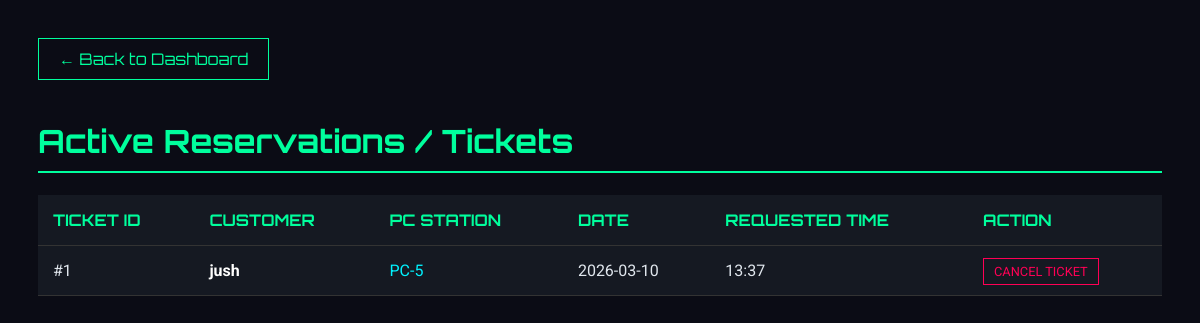
Before: /bookings (signed in) with the older database file.
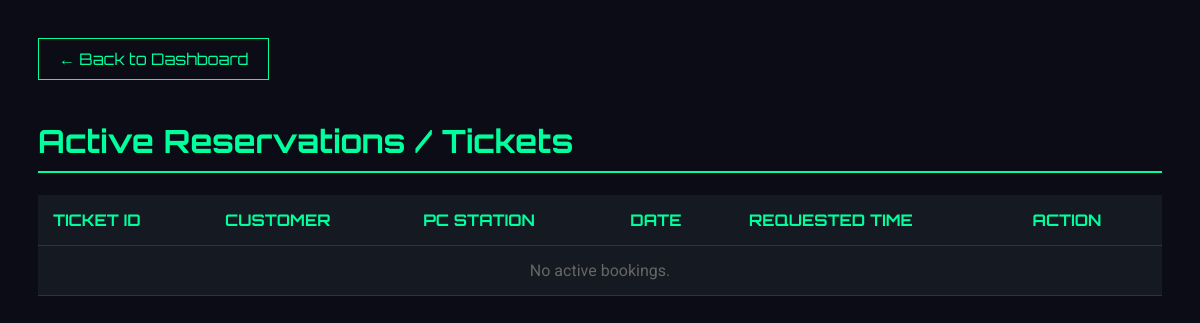
After: the same page with the newer database file.
### app.py (models this page shows, shortened)
class Booking(db.Model):
    id = db.Column(db.Integer, primary_key=True)
    user_id = db.Column(db.Integer, db.ForeignKey('user.id'), nullable=False)
    pc_id = db.Column(db.Integer, db.ForeignKey('pc.id'), nullable=False)
    booking_date = db.Column(db.String(20), nullable=True)
    time_slot = db.Column(db.String(20), nullable=False)
    user = db.relationship('User', backref='bookings')
    pc = db.relationship('PC', backref='bookings')

class User(UserMixin, db.Model):
    id = db.Column(db.Integer, primary_key=True)
    username = db.Column(db.String(80), unique=True, nullable=False)
    password_hash = db.Column(db.String(120), nullable=False)
    pondo = db.Column(db.Float, default=0.0)
    is_admin = db.Column(db.Boolean, default=False)

class PC(db.Model):
    id = db.Column(db.Integer, primary_key=True)
    name = db.Column(db.String(20), unique=True, nullable=False)
    is_occupied = db.Column(db.Boolean, default=False)
    lan_ip = db.Column(db.String(64), nullable=True)
    lan_port = db.Column(db.Integer, nullable=True)
    last_agent_seen_at = db.Column(db.DateTime, nullable=True)

### app.py (the view)
@app.route('/bookings')
@login_required
def view_bookings():
    if not current_user.is_admin: return redirect(url_for('index'))
    bookings = Booking.query.all()
    return render_template('bookings.html', bookings=bookings)

### app.py (called while the page is built, shortened)
@login_manager.user_loader
def load_user(user_id):
    return db.session.get(User, int(user_id))

@app.before_request
def bootstrap_schema():
    if not getattr(app, "_schema_ready", False):
        db.create_all()
        ensure_pc_lan_ip_column()
        ensure_booking_date_column()
        ensure_session_last_charged_at_column()
        app._schema_ready = True

def start_periodic_billing():
    global _billing_thread_started
    if _billing_thread_started:
        return

@app.before_request
def ensure_billing_started():
    start_periodic_billing()

### templates/bookings.html (shortened to what this page needs)
<!DOCTYPE html>
<html lang="en">
<head>
</head>
<body>
    <a href="/" class="back-btn">← Back to Dashboard</a>
    <h1>Active Reservations / Tickets</h1>
    <table>
        <thead>
            <tr>
                <th>Ticket ID</th>
                <th>Customer</th>
                <th>PC Station</th>
                <th>Date</th>
                <th>Requested Time</th>
                <th>Action</th>
            </tr>
        </thead>
        <tbody>
            {% for booking in bookings %}
            <tr>
                <td>#{{ booking.id }}</td>
                <td style="font-weight: bold; color: white;">{{ booking.user.username }}</td>
                <td style="color: #00f3ff;">{{ booking.pc.name }}</td>
                <td>{{ booking.booking_date or 'N/A' }}</td>
                <td>{{ booking.time_slot }}</td>
                <td><a href="/delete_booking/{{ booking.id }}" class="del-btn">CANCEL TICKET</a></td>
            </tr>
            {% else %}
            <tr><td colspan="6" style="text-align:center; color:#666;">No active bookings.</td></tr>
            {% endfor %}
        </tbody>
    </table>
</body>
</html>

### templates/bookings.html (style rules this page uses)
body { background-color: #0b0c15; color: #e0e6ed; font-family: 'Roboto', sans-serif; padding: 30px; }
h1 { font-family: 'Orbitron', sans-serif; color: #00ff9d; border-bottom: 2px solid #00ff9d; padding-bottom: 10px; }
table { width: 100%; border-collapse: collapse; background: #151922; margin-top: 20px; }
th, td { padding: 15px; text-align: left; border-bottom: 1px solid #333; }
th { color: #00ff9d; text-transform: uppercase; font-family: 'Orbitron', sans-serif; }
.back-btn { display: inline-block; margin-bottom: 20px; color: #00ff9d; text-decoration: none; border: 1px solid #00ff9d; padding: 10px 20px; font-family: 'Orbitron', sans-serif; }

Changed rows visible on the page:
removed Booking: id "1", user.username "jush", pc.name "PC-5", booking_date "2026-03-10", time_slot "13:37"
Other visible differences:
text now shown: "No active bookings."
